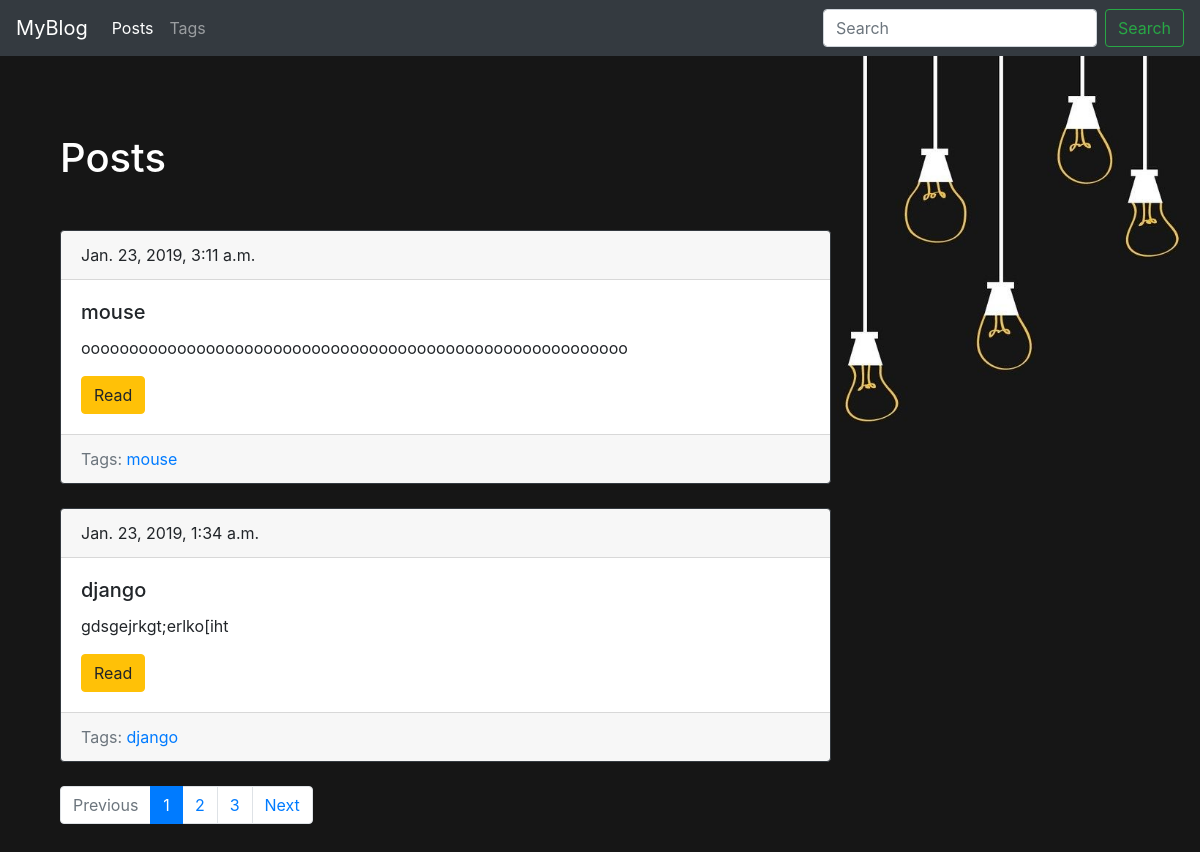
/blog/, run on an earlier commit of the app's database.
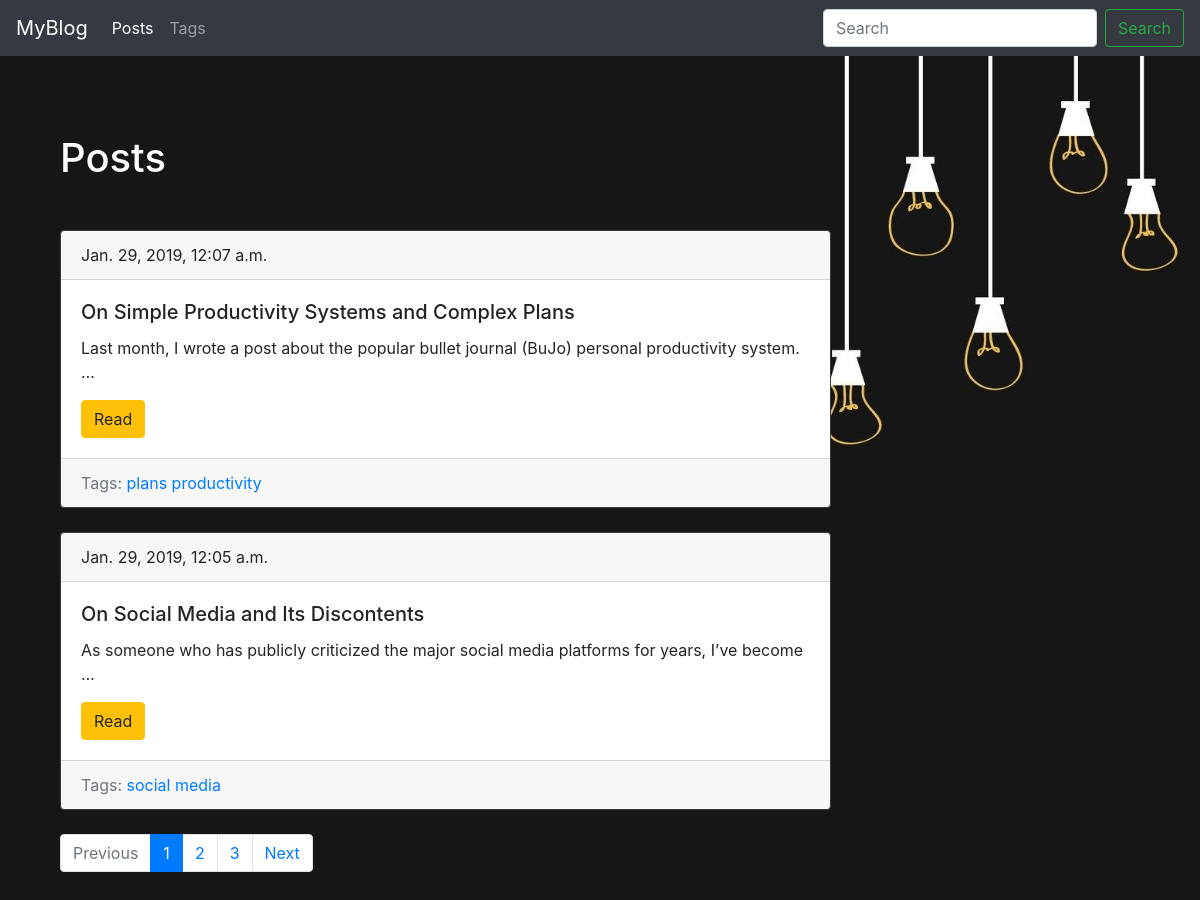
And on a later commit of the database.
### blog/models.py (models this page shows, shortened)
class Post(models.Model):
    title = models.CharField(max_length=150, db_index=True)
    slug = models.SlugField(max_length=150, blank=True, unique=True)
    body = models.TextField(blank=True, db_index=True)
    tags = models.ManyToManyField('Tag', blank=True, related_name='posts')
    date_pub = models.DateTimeField(auto_now_add=True)
    def get_absolute_url(self):
        return reverse('post_detail_url', kwargs={'slug':self.slug})
    class Meta:
        ordering = ['-date_pub']

class Tag(models.Model):
    title = models.CharField(max_length=50)
    slug = models.SlugField(max_length=50, unique=True)
    def get_absolute_url(self):
        return reverse('tag_detail_url', kwargs={'slug':self.slug})
    class Meta:
        ordering = ['title']

### blog/views.py (the view)
# urls.py: path('', posts_list, name='posts_list_url'),
def posts_list(request):
    search_query = request.GET.get('search', '')
    if search_query:
        posts = Post.objects.filter(Q(title__icontains=search_query) | Q(body__icontains=search_query))
    else:
        posts = Post.objects.all()
    paginator = Paginator(posts, 2)
    page_numger = request.GET.get('page', 1)
    page = paginator.get_page(page_numger)
    is_paginated = page.has_other_pages()
    if page.has_previous():
        prev_url = '?page={}'.format(page.previous_page_number())
    else:
        prev_url = ''
    if page.has_next():
        next_url = '?page={}'.format(page.next_page_number())
    else:
        next_url = ''
    context = {
        'page_object':page,
        'is_paginated': is_paginated,
        'next_url':next_url,
        'prev_url':prev_url,
    }
    return render(request, 'blog/index.html', context=context)

### blog/templates/blog/index.html (shortened to what this page needs)
{% extends 'blog/base_blog.html' %}
{% block content %}
<h1 class="block-title mb-5">Posts</h1>
{% for post in page_object.object_list %}
  {% include 'blog/includes/post_card_template.html' %}
{% endfor %}
{% endblock %}

### blog/templates/blog/includes/post_card_template.html
<div class="card border-dark mb-4" style="width: 130%;">
  <div class="card-header">
    {{ post.date_pub }}
  </div>
  <div class="card-body">
    <h5 class="card-title">{{ post.title }}</h5>
    <p class="card-text">{{ post.body|truncatewords:15 }}</p>
    <a href="{{ post.get_absolute_url }}" class="btn btn-warning">Read</a>
  </div>
  <div class="card-footer text-muted">
    Tags:
    {% for tag in post.tags.all %}
    <a href="{{ tag.get_absolute_url }}">{{ tag.title }}</a>
    {% endfor %}
  </div>
</div>

What changed in the data, as far as the page shows it:
removed Post: date_pub "Jan. 23, 2019, 3:11 a.m.", title "mouse", body "ooooooooooooooooooooooooooooooooooooooooooooooooooooooooo"
removed Tag: title "mouse", shown under "Jan. 23, 2019, 3:11 a.m."
removed Post: date_pub "Jan. 23, 2019, 1:34 a.m.", title "django", body "gdsgejrkgt;erlko[iht"
removed Tag: title "django", shown under "Jan. 23, 2019, 1:34 a.m."
added Post: date_pub "Jan. 29, 2019, 12:07 a.m.", title "On Simple Productivity Systems and Complex Plans", body "Last month, I wrote a post about the popular bullet journal (BuJo) personal productivity system. …"
added Tag: title "plans", shown under "Jan. 29, 2019, 12:07 a.m."
added Tag: title "productivity", shown under "Jan. 29, 2019, 12:07 a.m."
added Post: date_pub "Jan. 29, 2019, 12:05 a.m.", title "On Social Media and Its Discontents", body "As someone who has publicly criticized the major social media platforms for years, I’ve become …"
added Tag: title "social media", shown under "Jan. 29, 2019, 12:05 a.m."
